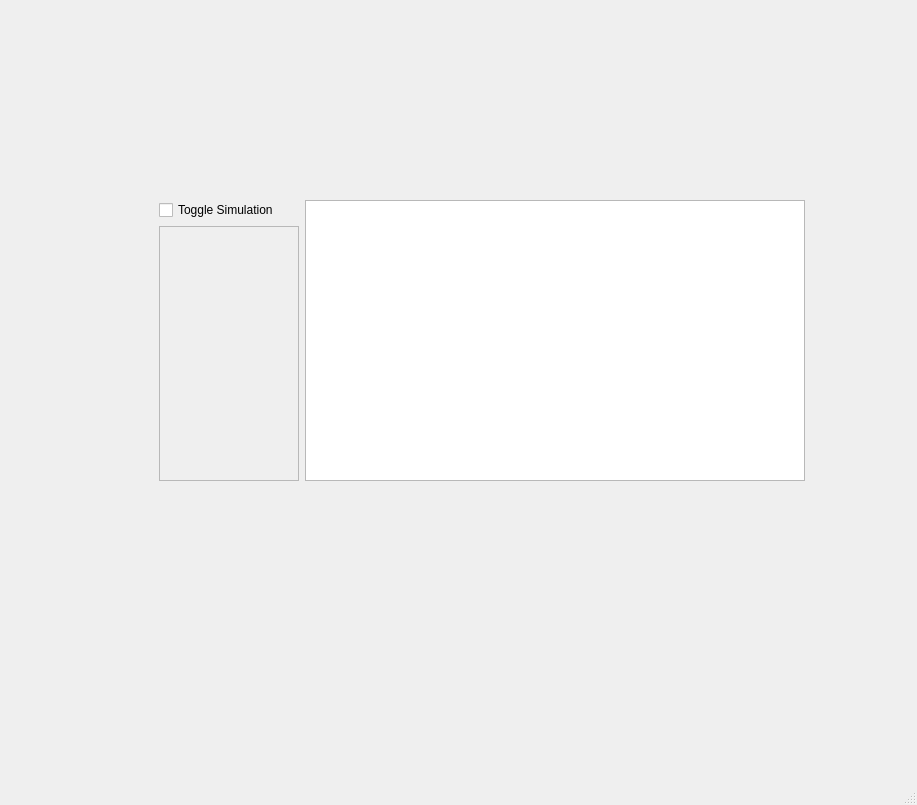
<?xml version="1.0" encoding="UTF-8"?>
<ui version="4.0">
 <class>MainWindow</class>
 <widget class="QMainWindow" name="MainWindow">
  <property name="geometry">
   <rect>
    <x>0</x>
    <y>0</y>
    <width>917</width>
    <height>805</height>
   </rect>
  </property>
  <property name="windowTitle">
   <string>MainWindow</string>
  </property>
  <widget class="QWidget" name="centralwidget">
   <widget class="QWidget" name="horizontalLayoutWidget">
    <property name="geometry">
     <rect>
      <x>159</x>
      <y>200</y>
      <width>646</width>
      <height>281</height>
     </rect>
    </property>
    <layout class="QHBoxLayout" name="horizontalLayout">
     <item>
      <layout class="QVBoxLayout" name="leftLayout">
       <property name="sizeConstraint">
        <enum>QLayout::SetMinimumSize</enum>
       </property>
       <item>
        <widget class="QCheckBox" name="toggleSimulation">
         <property name="maximumSize">
          <size>
           <width>150</width>
           <height>16777215</height>
          </size>
         </property>
         <property name="text">
          <string>Toggle Simulation</string>
         </property>
        </widget>
       </item>
       <item>
        <widget class="QScrollArea" name="scrollArea">
         <property name="maximumSize">
          <size>
           <width>150</width>
           <height>16777215</height>
          </size>
         </property>
         <property name="widgetResizable">
          <bool>true</bool>
         </property>
         <widget class="QWidget" name="scrollAreaWidgetContents">
          <property name="geometry">
           <rect>
            <x>0</x>
            <y>0</y>
            <width>121</width>
            <height>250</height>
           </rect>
          </property>
         </widget>
        </widget>
       </item>
      </layout>
     </item>
     <item>
      <widget class="QGraphicsView" name="asteroidsView">
       <property name="sizePolicy">
        <sizepolicy hsizetype="Maximum" vsizetype="Expanding">
         <horstretch>0</horstretch>
         <verstretch>0</verstretch>
        </sizepolicy>
       </property>
       <property name="minimumSize">
        <size>
         <width>500</width>
         <height>0</height>
        </size>
       </property>
       <property name="alignment">
        <set>Qt::AlignLeading|Qt::AlignLeft|Qt::AlignTop</set>
       </property>
      </widget>
     </item>
    </layout>
   </widget>
  </widget>
  <widget class="QMenuBar" name="menubar">
   <property name="geometry">
    <rect>
     <x>0</x>
     <y>0</y>
     <width>917</width>
     <height>37</height>
    </rect>
   </property>
  </widget>
  <widget class="QStatusBar" name="statusbar"/>
 </widget>
 <resources/>
 <connections/>
</ui>
